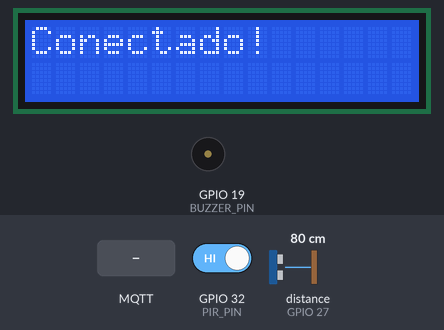
Bench run of a sketch on a simulated ESP32. Parts: 16×2 character LCD, buzzer (waves = sounding, pin HIGH). Wiring (inferred from the names in the program): ultrasonic range finder: trigger GPIO 26; echo GPIO 27. Inputs (shaded band) come from the test bench; at power-on: GPIO 32 (PIR_PIN) HIGH, distance to the obstacle (sensor on GPIO 27) 80 cm. The echo pulse lasts 58.3 µs per cm; WiFi joins after 1.5 s; servers stay silent unless stated; no MQTT or app messages arrive unless stated; pins used as bus, display or sensor lines are not drawn; what the sketch prints to the serial monitor is not drawn.

Above: at 2.7 s.
2.8 s: MQTT message "1" arrives on the first subscribed topic
At 3.5 s:
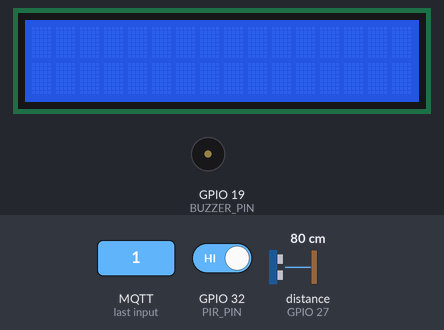
4.3 s: MQTT message "1" arrives on the second subscribed topic
At 4.8 s:
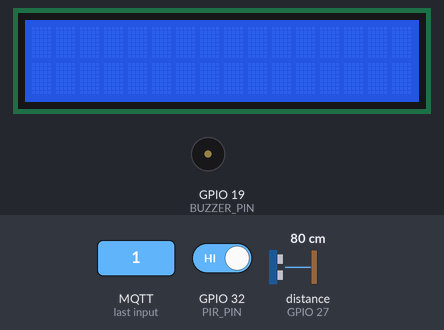
Timing chart, 0 to 7.3 s (numbered marks = the images above; inputs shaded):
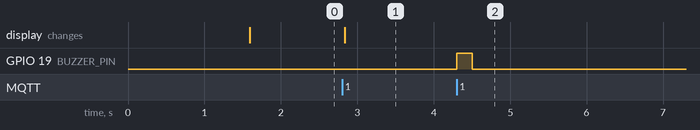

Measured:
- after the input at 2.8 s, the display: changes at once (image 1)
- after the input at 4.3 s, GPIO 19 (BUZZER_PIN): LOW → HIGH at once, → LOW 0.20 s later

The sketch:

entrega2.ino
```cpp
#include <Wire.h>
#include <WiFi.h>
#include <PubSubClient.h>
#include <ArduinoJson.h>
#include <LiquidCrystal_I2C.h>

const char* ssid = "Songrim";
const char* password = "AABBCCDD";
const char* mqtt_server = "192.168.1.87";

WiFiClient espClient;
PubSubClient client(espClient);
LiquidCrystal_I2C lcd(0x27, 16, 2);

// --- Pines ---
#define PIR_PIN 32       // Pin del sensor PIR
#define TRIG_PIN 26
#define ECHO_PIN 27
#define BUZZER_PIN 19

// --- Tópicos MQTT (Solo de SALIDA de datos crudos) ---
#define TOPIC_SENSOR_PIR "pomodoro/sensor/pir"
#define TOPIC_SENSOR_DIST "pomodoro/sensor/distance"

// --- Tópicos MQTT (De ENTRADA de comandos) ---
#define TOPIC_CMD_LCD "pomodoro/actuador/lcd"
#define TOPIC_CMD_BUZZER "pomodoro/actuador/buzzer"

long lastSensorRead = 0;
const long sensorInterval = 2000; // Lee sensores cada 2 segundos

// Esta es la función que recibe mensajes de Node-RED
void callback(char* topic, byte* payload, unsigned int length) {
  String message;
  for (int i = 0; i < length; i++) {
    message += (char)payload[i];
  }

  StaticJsonDocument<256> doc;
  deserializeJson(doc, message);

  if (strcmp(topic, TOPIC_CMD_LCD) == 0) {
    const char* l1 = doc["l1"] | "                ";
    const char* l2 = doc["l2"] | "                ";
    lcd.clear();
    lcd.setCursor(0, 0);
    lcd.print(l1);
    lcd.setCursor(0, 1);
    lcd.print(l2);
  }
  else if (strcmp(topic, TOPIC_CMD_BUZZER) == 0) {
    int on_ms = doc["on_ms"] | 200;
    int repeat = doc["repeat"] | 1;
    // (Aquí va tu lógica de buzzer, como la tenías en el 'arduino.ino' original)
    for(int i=0; i < repeat; i++){
      digitalWrite(BUZZER_PIN, HIGH);
      delay(on_ms);
      digitalWrite(BUZZER_PIN, LOW);
      delay(doc["off_ms"] | on_ms);
    }
  }
}

// ... (Aquí van las funciones setup() y reconnect() de la respuesta anterior) ...
// ... Ellas no cambian, pero recuerda suscribirte a:
// client.subscribe(TOPIC_CMD_LCD);
// client.subscribe(TOPIC_CMD_BUZZER);
// ...

void setup() {
  Serial.begin(115200);
  pinMode(PIR_PIN, INPUT);
  pinMode(TRIG_PIN, OUTPUT);
  pinMode(ECHO_PIN, INPUT);
  pinMode(BUZZER_PIN, OUTPUT);
  digitalWrite(BUZZER_PIN, LOW);

  lcd.init();
  lcd.backlight();
  lcd.print("Conectando WiFi...");


  WiFi.begin(ssid, password);
  while (WiFi.status() != WL_CONNECTED) {
    delay(500);
    Serial.print(".");
  }
  lcd.clear();
  lcd.print("Conectado!");

  client.setServer(mqtt_server, 1883);
  client.setCallback(callback);
}

long readDistance() {
  digitalWrite(TRIG_PIN, LOW);
  delayMicroseconds(2);
  digitalWrite(TRIG_PIN, HIGH);
  delayMicroseconds(10);
  digitalWrite(TRIG_PIN, LOW);

  long duration = pulseIn(ECHO_PIN, HIGH, 30000); // 30ms timeout
  if (duration == 0) return 999; // Fuera de rango

  // Calcular distancia en cm
  long distance_cm = duration * 0.034 / 2;
  return distance_cm;
}

void reconnect() {
  while (!client.connected()) {
    Serial.print("Conectando a MQTT...");
    if (client.connect("ESP32_Pomodoro_Client")) {
      Serial.println("conectado");
      // Suscribirse a los tópicos de actuadores
      client.subscribe(TOPIC_CMD_LCD);
      client.subscribe(TOPIC_CMD_BUZZER);
    } else {
      Serial.print("falló, rc=");
      Serial.print(client.state());
      Serial.println(" reintentando en 5 seg");
      delay(5000);
    }
  }
}

void loop() {
  if (!client.connected()) {
    reconnect();
  }
  client.loop(); // Mantener viva la conexión MQTT

  long now = millis();
  if (now - lastSensorRead > sensorInterval) {
    lastSensorRead = now;

    // 1. Leer PIR
    bool pirState = digitalRead(PIR_PIN); // true o false

    // 2. Leer Distancia (Ultrasónico)
    float distance_cm = readDistance();

    // Filtro de rango
    if (distance_cm > 80 || distance_cm < 2) {
        distance_cm = 80.0;
    }

    // ----------------------------------------------------
    // IMPORTANTE: El sensor no es fiable fuera de su rango (10cm - 80cm)
    // Si el voltaje es muy alto (muy cerca) o muy bajo (muy lejos),
    // la fórmula da valores extraños. Los filtramos.
    if (distance_cm < 10) {
        distance_cm = 10;
    }
    if (distance_cm > 80) {
        distance_cm = 80;
    }

    // 3. Publicar valores CRUDOS en tópicos separados
    // Convertimos a String para publicar
    char distString[8];
    dtostrf(distance_cm, 4, 2, distString); // float a string

    client.publish(TOPIC_SENSOR_PIR, pirState ? "true" : "false");
    client.publish(TOPIC_SENSOR_DIST, distString);

    Serial.print("PIR: "); Serial.print(pirState);
    Serial.print(" | Distance: "); Serial.println(distString);
  }
}
```
